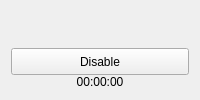
                  <widget class="QWidget" name="page_stream">
                   <property name="sizePolicy">
                    <sizepolicy hsizetype="Expanding" vsizetype="Expanding">
                     <horstretch>0</horstretch>
                     <verstretch>0</verstretch>
                    </sizepolicy>
                   </property>
                   <layout class="QHBoxLayout" name="horizontalLayout_13">
                    <item>
                     <layout class="QVBoxLayout" name="verticalLayout_stream">
                      <property name="spacing">
                       <number>0</number>
                      </property>
                      <item>
                       <widget class="VideoWidget" name="backWidget" native="true">
                        <property name="sizePolicy">
                         <sizepolicy hsizetype="Expanding" vsizetype="Expanding">
                          <horstretch>0</horstretch>
                          <verstretch>0</verstretch>
                         </sizepolicy>
                        </property>
                        <property name="maximumSize">
                         <size>
                          <width>200</width>
                          <height>173</height>
                         </size>
                        </property>
                       </widget>
                      </item>
                      <item>
                       <widget class="QPushButton" name="disableButton">
                        <property name="sizePolicy">
                         <sizepolicy hsizetype="Expanding" vsizetype="Expanding">
                          <horstretch>0</horstretch>
                          <verstretch>0</verstretch>
                         </sizepolicy>
                        </property>
                        <property name="maximumSize">
                         <size>
                          <width>200</width>
                          <height>27</height>
                         </size>
                        </property>
                        <property name="text">
                         <string>Disable</string>
                        </property>
                        <property name="icon">
                         <iconset resource="../images.qrc">
                          <normaloff>:/icons/resources/glyphicons/glyphicons_086_display.png</normaloff>:/icons/resources/glyphicons/glyphicons_086_display.png</iconset>
                        </property>
                        <property name="checkable">
                         <bool>true</bool>
                        </property>
                       </widget>
                      </item>
                      <item>
                       <widget class="QLabel" name="label_stream">
                        <property name="text">
                         <string>00:00:00</string>
                        </property>
                        <property name="alignment">
                         <set>Qt::AlignCenter</set>
                        </property>
                       </widget>
                      </item>
                     </layout>
                    </item>
                   </layout>
                  </widget>
